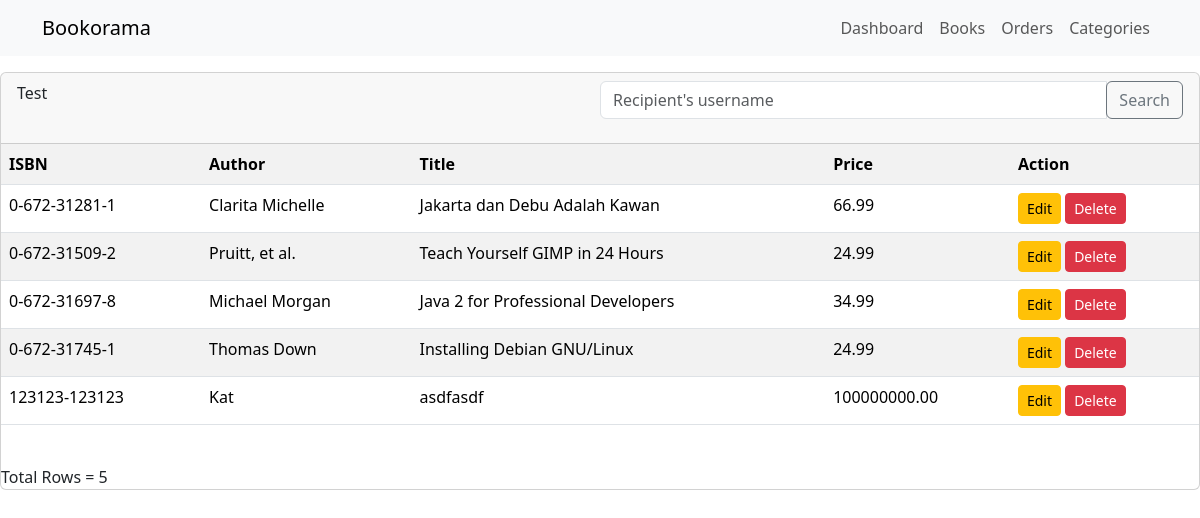
The page /view_books.php on the database as committed earlier.
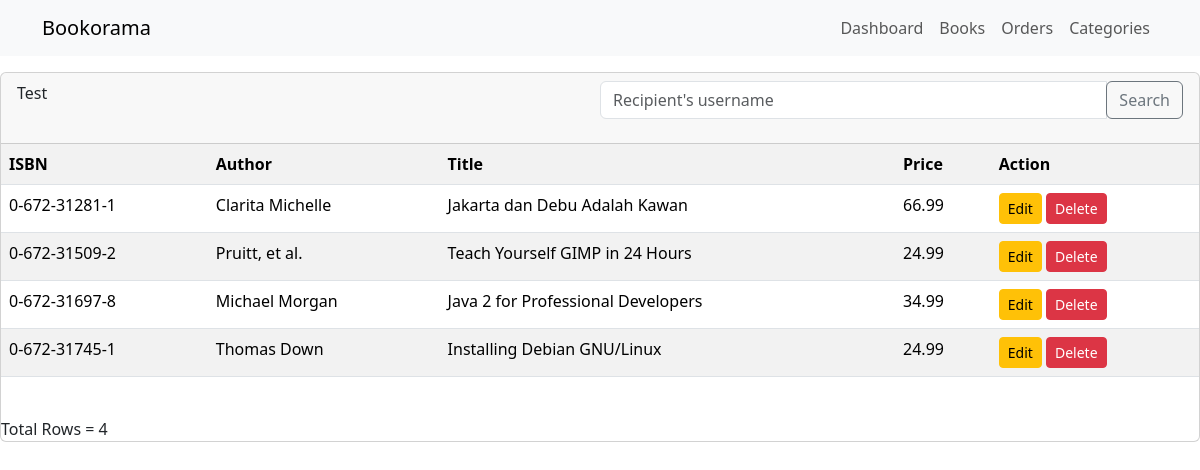
The same page on the database as committed later.
### tables this page shows
CREATE TABLE `books` (
  `isbn` varchar(13) NOT NULL,
  `author` varchar(50) DEFAULT NULL,
  `title` varchar(100) DEFAULT NULL,
  `category_id` int(11) NOT NULL,
  `price` float(10,2) DEFAULT NULL
);

### view_books.php (the view, shortened to what this page needs)
<?php include('./layout.php') ?>
<div class="card mt-5">
    <div class="card-header d-flex justify-content-between">
        <p>Test</p>
        <div class="input-group mb-3 w-50">
  <input type="text" class="form-control" placeholder="Recipient's username" aria-label="Recipient's username" aria-describedby="basic-addon2">
  <div class="input-group-append">
    <button class="btn btn-outline-secondary" type="button">Search</button>
  </div>
</div>
    </div>
        <table class="table table-striped">
            <tr>
                <th>ISBN</th>
                <th>Author</th>
                <th>Title</th>
                <th>Price</th>
                <th>Action</th>
            </tr>
            <?php
            require_once('./lib/db_login.php');
            $query = "SELECT isbn AS ID, author AS Author, title AS Title, price as Price FROM books ORDER BY isbn";
            $result = $db->query($query);
            while ($row = $result->fetch_object()) {
                echo '<tr>';
                echo '<td>' . $row->ID . '</td>';
                echo '<td>' . $row->Author . '</td>';
                echo '<td>' . $row->Title . '</td>';
                echo '<td>' . $row->Price . '</td>';
                echo '<td><a class="btn btn-warning btn-sm" href="edit_customer.php?id=' . $row->ID . '">Edit</a>&nbsp;<a class="btn btn-danger btn-sm" href="confirm_delete_customer.php?id=' . $row->ID . '">Delete</a></td>';
                echo '</tr>';
            }
            echo '</table>';
            echo '<br />';
            echo 'Total Rows = ' . $result->num_rows;
            ?>
    </div>

Rows that differ between the two databases and show on the page:
removed books: isbn "123123-123123", author "Kat", title "asdfasdf", price "100000000.00"
Other text that changed with them:
$result->num_rows: "5" → "4"
